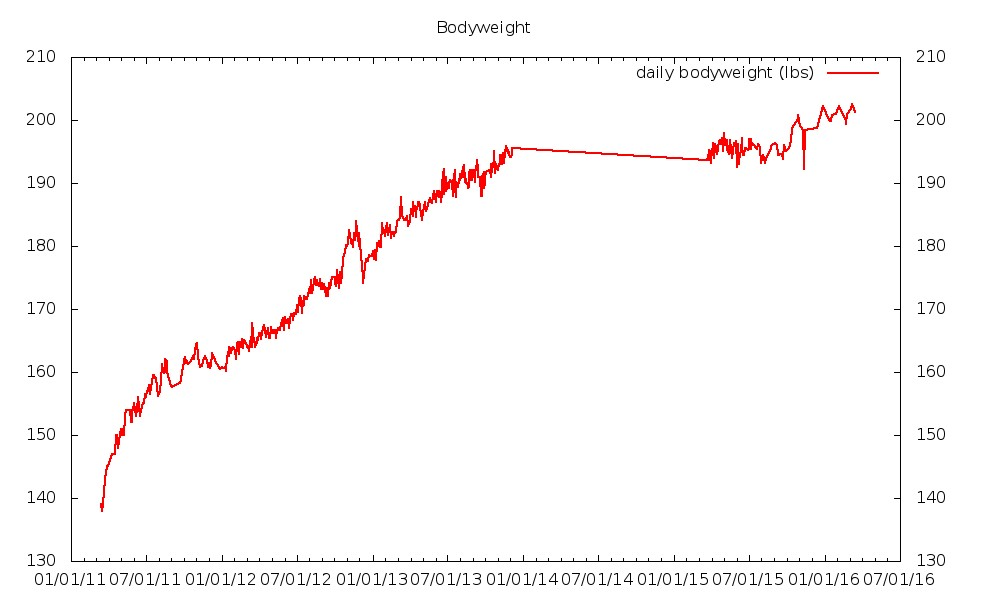

Write the gnuplot code that produced this figure.
#!/usr/bin/env gnuplot

load("common.cfg")

set output "bodyweight.jpg"

set style line 1 linewidth 2
set style fill solid 0.25 border

set y2tics

set title "Bodyweight"

plot \
     csvdir."bodyweight-daily.csv" using 1:2 with lines ls 1 title "daily bodyweight (lbs)"
